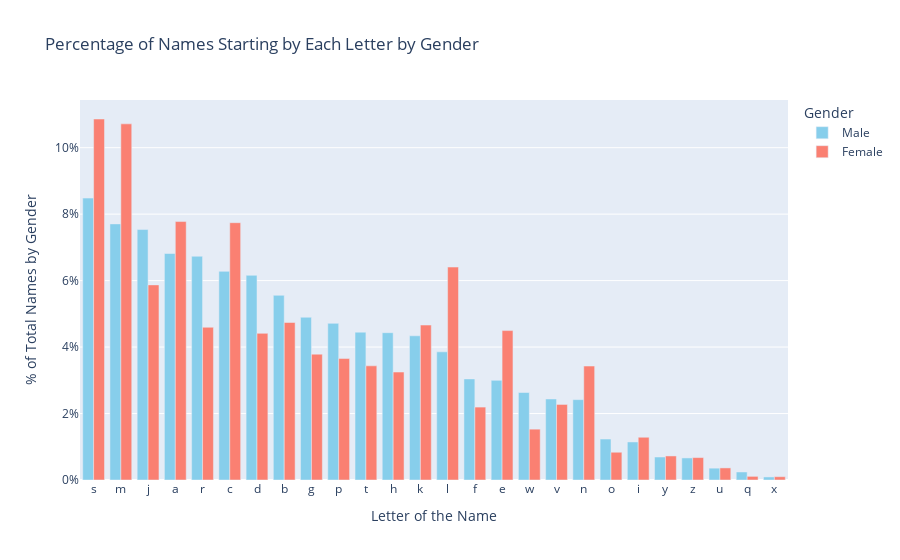
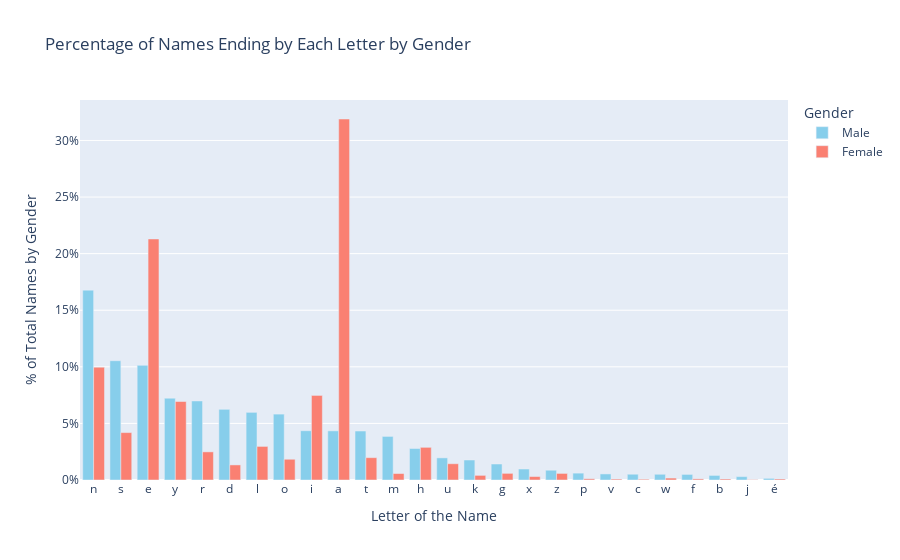

The cell these charts' notebook holds for them, in order:
### Code cell
plot_letter_name_percentage(df_char_cleaned, 0)
plot_letter_name_percentage(df_char_cleaned, -1)

### Figure 1 — Plotly figure (JSON) as saved in the notebook; plotly's stock layout.template omitted (floating-point values rounded to 4 significant figures)
{"data": [{"hoverinfo": "text", "hovertext": ["Top names: Steve, Simon, Scott", "Top names: Michael, Max, Moe", "Top names: John, James, Jim", "Top names: Arthur, Alex, Adam", "Top names: Robert, Richard, Roy", "Top names: Charlie, Charles, Chris", "Top names: David, Danny, Dave", "Top names: Brian, Bugs, Bruce", "Top names: George, Gary, Gordon", "Top names: Paul, Phil, Philip", "Top names: Tom, Thomas, Tim", "Top names: Howard, Harold, Harvey", "Top names: Kevin, Karl, Kid", "Top names: Louis, Leo, Lawrence", "Top names: Fred, Francis, Frankie", "Top names: Eddie, Ed, Edward", "Top names: William, Wilson, Wayne", "Top names: Vijay, Vikram, Vince", "Top names: Norman, Neil, Nicholas", "Top names: Oliver, Oscar, Owen", "Top names: Ivan, Il, Ian", "Top names: Yosemite, Yuri, Yu", "Top names: Zack, Zach, Zeke", "Top names: Uday, Ulysses, Usman", "Top names: Quentin, Quinn, Quincy", "Top names: Xavier, Xiao, Xander"], "marker": {"color": "skyblue"}, "name": "Male", "type": "bar", "x": ["s", "m", "j", "a", "r", "c", "d", "b", "g", "p", "t", "h", "k", "l", "f", "e", "w", "v", "n", "o", "i", "y", "z", "u", "q", "x"], "y": [8.484, 7.707, 7.536, 6.816, 6.732, 6.278, 6.159, 5.558, 4.897, 4.713, 4.449, 4.432, 4.339, 3.857, 3.042, 2.999, 2.633, 2.438, 2.418, 1.233, 1.145, 0.6917, 0.6643, 0.356, 0.2413, 0.09199]}, {"hoverinfo": "text", "hovertext": ["Top names: Sarah, Susan, Sara", "Top names: Marie, Maggie, Margaret", "Top names: Julie, Jennifer, Julia", "Top names: Alice, Anne, Annie", "Top names: Rachel, Rebecca, Radha", "Top names: Claire, Charlotte, Catherine", "Top names: Diane, Diana, Dorothy", "Top names: Barbara, Brenda, Becky", "Top names: Gloria, Gina, Gwen", "Top names: Priya, Pooja, Paula", "Top names: Tina, Tanya, Tracy", "Top names: Helen, Hannah, Harriet", "Top names: Kate, Karen, Katie", "Top names: Lisa, Linda, Louise", "Top names: Frau, Frances, Fiona", "Top names: Elizabeth, Emily, Ellen", "Top names: Wendy, Wanda, Williams", "Top names: Victoria, Vanessa, Valerie", "Top names: Nina, Nicole, Nora", "Top names: Olivia, Olga, Ophelia", "Top names: Isabel, Isabelle, Isabella", "Top names: Yvonne, Yvette, Yolanda", "Top names: Zoe, Zoey, Zora", "Top names: Ursula, Usha, Uma", "Top names: Queenie, Quinn, Qiu", "Top names: Xiao, Xu, Ximena"], "marker": {"color": "salmon"}, "name": "Female", "type": "bar", "x": ["s", "m", "j", "a", "r", "c", "d", "b", "g", "p", "t", "h", "k", "l", "f", "e", "w", "v", "n", "o", "i", "y", "z", "u", "q", "x"], "y": [10.86, 10.72, 5.871, 7.777, 4.596, 7.742, 4.413, 4.74, 3.787, 3.655, 3.435, 3.249, 4.663, 6.408, 2.194, 4.496, 1.53, 2.273, 3.429, 0.835, 1.286, 0.7233, 0.6745, 0.3637, 0.1097, 0.09955]}], "layout": {"barmode": "group", "legend": {"title": {"text": "Gender"}}, "title": {"text": "Percentage of Names Starting by Each Letter by Gender"}, "xaxis": {"title": {"text": "Letter of the Name"}}, "yaxis": {"ticksuffix": "%", "title": {"text": "% of Total Names by Gender"}}}}

### Figure 2 — Plotly figure (JSON) as saved in the notebook; plotly's stock layout.template omitted (floating-point values rounded to 4 significant figures)
{"data": [{"hoverinfo": "text", "hovertext": ["Top names: John, Simon, Kevin", "Top names: James, Charles, Thomas", "Top names: George, Charlie, Steve", "Top names: Johnny, Danny, Andy", "Top names: Arthur, Alexander, Oliver", "Top names: David, Richard, Ed", "Top names: Paul, Michael, Daniel", "Top names: Leo, Antonio, Bruno", "Top names: Ravi, Ali, Jai", "Top names: Krishna, Santa, Joshua", "Top names: Robert, Matt, Scott", "Top names: Tom, Jim, William", "Top names: Joseph, Mitch, Keith", "Top names: Lou, Raju, Stu", "Top names: Patrick, Derek, Ashok", "Top names: Doug, Greg, Craig", "Top names: Max, Alex, Felix", "Top names: Franz, Fritz, Heinz", "Top names: Philip, Phillip, Pratap", "Top names: Rajiv, Gustav, Yadav", "Top names: Vic, Isaac, Dominic", "Top names: Andrew, Matthew, Winslow", "Top names: Josef, Adolf, Rudolf", "Top names: Jacob, Caleb, Jeb", "Top names: Suraj, Manoj, Balraj", "Top names: André, José, René"], "marker": {"color": "skyblue"}, "name": "Male", "type": "bar", "x": ["n", "s", "e", "y", "r", "d", "l", "o", "i", "a", "t", "m", "h", "u", "k", "g", "x", "z", "p", "v", "c", "w", "f", "b", "j", "é"], "y": [16.78, 10.54, 10.13, 7.226, 6.982, 6.245, 5.976, 5.822, 4.354, 4.343, 4.327, 3.849, 2.784, 1.956, 1.766, 1.413, 0.9701, 0.8638, 0.6069, 0.5364, 0.5101, 0.5054, 0.4922, 0.405, 0.2975, 0.1458]}, {"hoverinfo": "text", "hovertext": ["Top names: Helen, Susan, Karen", "Top names: Doris, Frances, Agnes", "Top names: Alice, Kate, Julie", "Top names: Emily, Wendy, Judy", "Top names: Jennifer, Eleanor, Esther", "Top names: Girlfriend, Ingrid, Mildred", "Top names: Rachel, Jill, Gail", "Top names: Margo, Flo, Cleo", "Top names: Anjali, Shanti, Nikki", "Top names: Lisa, Barbara, Linda", "Top names: Margaret, Janet, Harriet", "Top names: Miriam, Neelam, Shabnam", "Top names: Sarah, Elizabeth, Hannah", "Top names: Frau, Madhu, Lou", "Top names: Chadwick, Mak, Indisk", "Top names: Meg, Ying, Craig", "Top names: Alex, Max, Beatrix", "Top names: Liz, Inez, Roz", "Top names: Boop, Lemp, Miep", "Top names: Bev, Viv, Liv", "Top names: Vic, Isaac, Gothic", "Top names: Mevrouw, Vrouw, Winslow", "Top names: Sif, Metcalf, Wolff", "Top names: Nightclub, Zainab, Cobb", "Top names: Saroj, Asajj, Yuvraj", "Top names: Chloé, Zoé, Padmé"], "marker": {"color": "salmon"}, "name": "Female", "type": "bar", "x": ["n", "s", "e", "y", "r", "d", "l", "o", "i", "a", "t", "m", "h", "u", "k", "g", "x", "z", "p", "v", "c", "w", "f", "b", "j", "é"], "y": [9.971, 4.189, 21.3, 6.936, 2.487, 1.333, 2.968, 1.833, 7.472, 31.9, 1.973, 0.5729, 2.887, 1.438, 0.4084, 0.5871, 0.3047, 0.581, 0.1097, 0.0833, 0.06907, 0.1707, 0.09955, 0.08939, 0.03047, 0.09142]}], "layout": {"barmode": "group", "legend": {"title": {"text": "Gender"}}, "title": {"text": "Percentage of Names Ending by Each Letter by Gender"}, "xaxis": {"title": {"text": "Letter of the Name"}}, "yaxis": {"ticksuffix": "%", "title": {"text": "% of Total Names by Gender"}}}}
